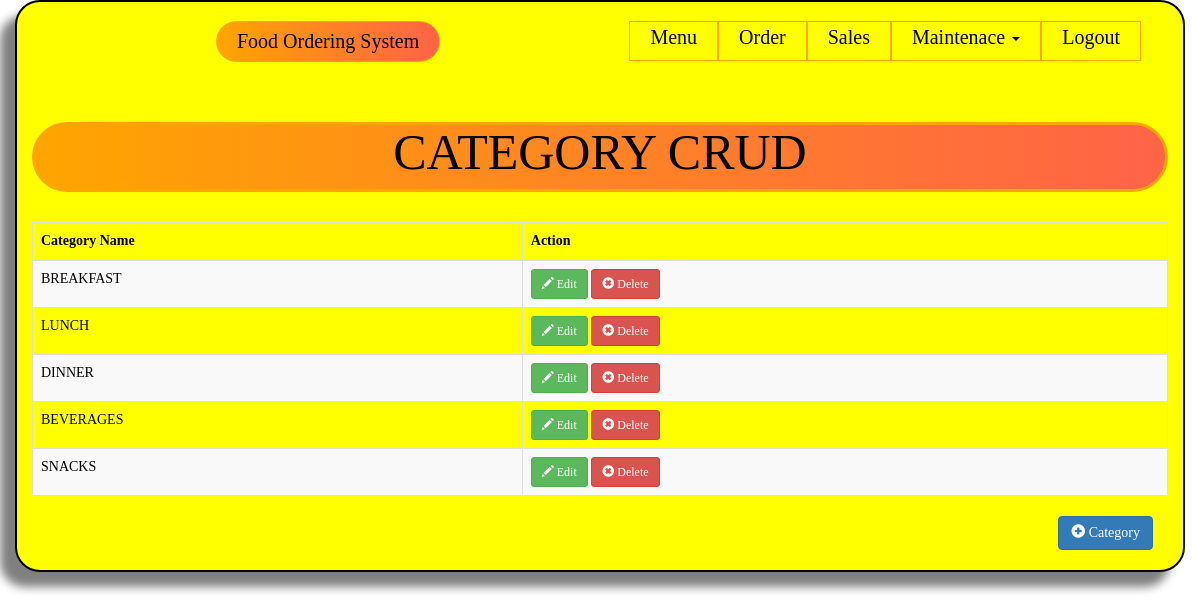
The app's page /category.php with its own data.
### tables this page shows
CREATE TABLE `category` (
  `categoryid` int(11) NOT NULL,
  `catname` varchar(30) NOT NULL
);

### category.php (the view, shortened to what this page needs)
<?php include('header.php'); ?>
<body>
<?php include('navbar.php'); ?>
<div class="container main">
	<h1 class="page-header text-center">CATEGORY CRUD</h1>
	<div style="margin-top:10px;">
		<table class="table table-striped table-bordered">
			<thead>
				<th>Category Name</th>
				<th>Action</th>
			</thead>
			<tbody>
				<?php
					$sql="select * from category order by categoryid asc";
					$query=$conn->query($sql);
					while($row=$query->fetch_array()){
						?>
						<tr>
							<td><?php echo $row['catname']; ?></td>
							<td>
								<a href="#editcategory<?php echo $row['categoryid']; ?>" data-toggle="modal" class="btn btn-success btn-sm"><span class="glyphicon glyphicon-pencil"></span> Edit</a>  <a href="#deletecategory<?php echo $row['categoryid']; ?>" data-toggle="modal" class="btn btn-danger btn-sm"><span class="glyphicon glyphicon-remove-sign"></span> Delete</a>
							</td>
						</tr>
						<?php
					}
				?>
			</tbody>
		</table>
		<div class="col-md-12 category_button" >
			<a href="#addcategory" data-toggle="modal" class="pull-right btn btn-primary"><span class="glyphicon glyphicon-plus-sign"></span> Category</a>
		</div>
	</div>
</div>
</body>
</html>

### style.css (style rules this page uses)
.main { color: black; font-family: Century Gothic; background-color: yellow; justify-content: center; border: 2px solid black; border-radius: 25px; box-shadow: -15px 15px 10px grey; }
.page-header { font-family: "Apple Chancery", cursive; font-size: 50px; margin-top: 120px; background-image:linear-gradient(to right, orange, #FF6347); background-color: white; border: 3px solid orange; border-radius: 100px; color: black; }
.category_button { padding-bottom: 20px; }

### records on screen
category: catname "BREAKFAST"
category: catname "LUNCH"
category: catname "DINNER"
category: catname "BEVERAGES"
category: catname "SNACKS"
